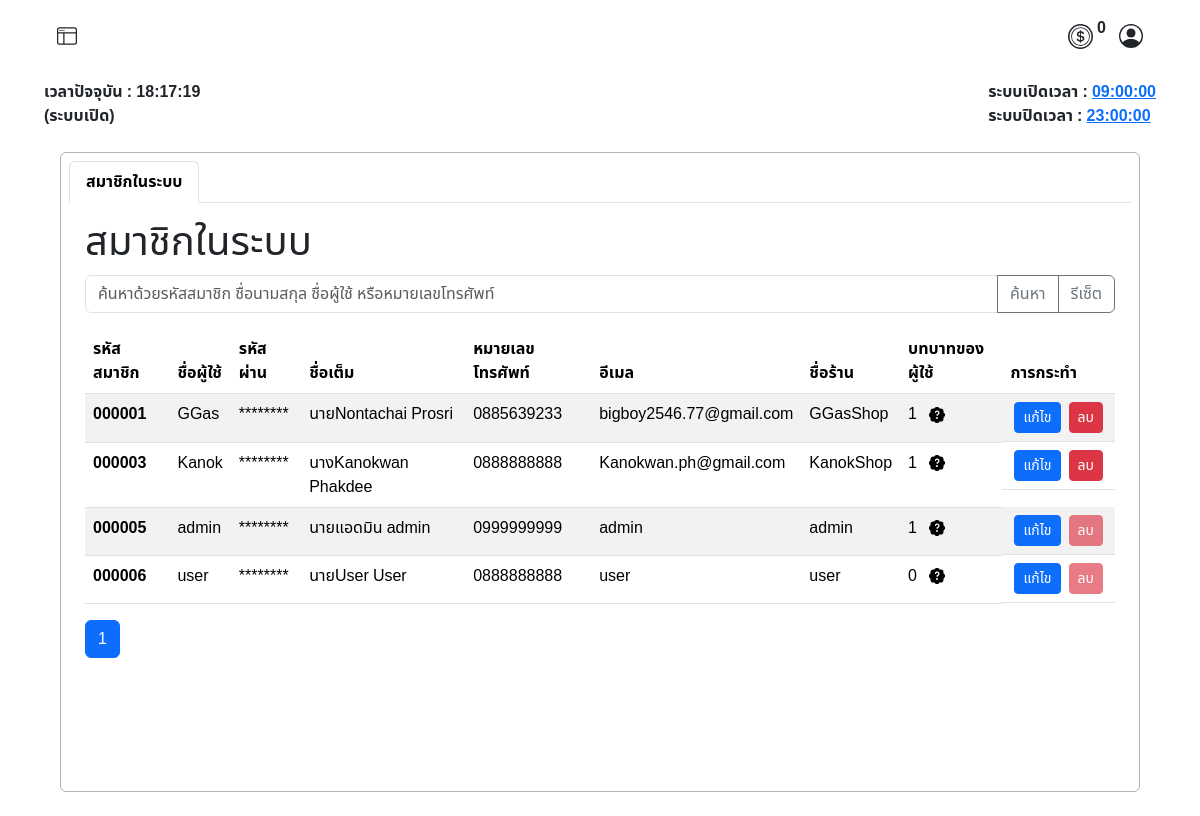
The app's page /admin/view_member.php (signed in), older data.
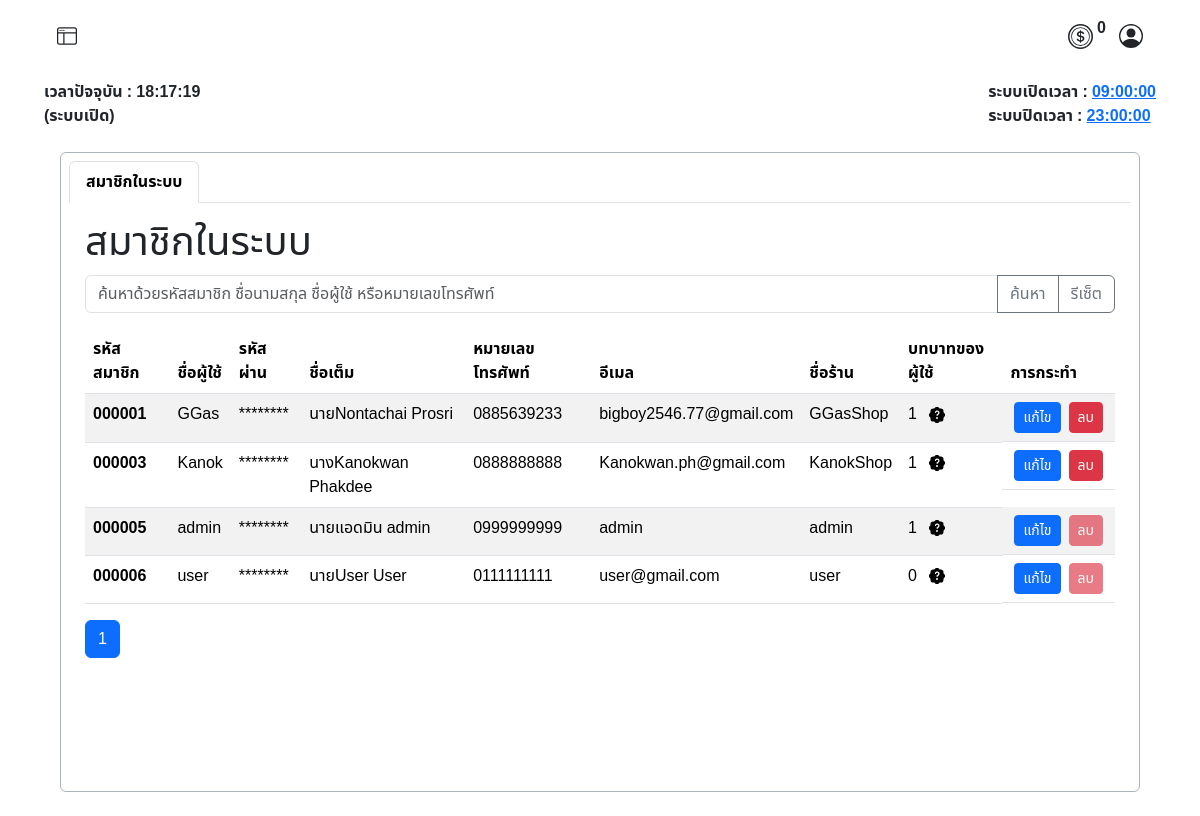
The same page, newer data.
### tables this page shows
CREATE TABLE `tbl_user` (
  `user_id` int(6) UNSIGNED ZEROFILL NOT NULL COMMENT 'รหัสลูกค้า',
  `prefix` enum('นาย','นาง','นางสาว') NOT NULL COMMENT 'คำนำหน้าชื่อ',
  `firstname` varchar(255) NOT NULL COMMENT 'ชื่อ',
  `lastname` varchar(255) NOT NULL COMMENT 'นามสกุล',
  `tel` varchar(11) NOT NULL COMMENT 'เบอร์โทรศัพท์',
  `email` varchar(255) NOT NULL COMMENT 'อีเมลล์',
  `username` varchar(255) NOT NULL COMMENT 'ชื่อผู้ใช้',
  `password` varchar(255) NOT NULL COMMENT 'รหัสผ่าน',
  `userrole` int(3) NOT NULL COMMENT '1=ลูกค้า,2=แอดมิน',
  `shop_name` varchar(50) NOT NULL COMMENT 'ชื่อร้านค้า',
  `token` int(11) NOT NULL,
  `last_login` datetime DEFAULT NULL
);

### admin/view_member.php (the view, shortened to what the changed rows need)
<!DOCTYPE html>
<html lang="en">
<head>
    <link href="https://cdn.jsdelivr.net/npm/bootstrap@5.3.3/dist/css/bootstrap.min.css" rel="stylesheet">
    <link rel="stylesheet" href="../asset/css/font.css">
    <link rel="stylesheet" href="https://cdn.jsdelivr.net/npm/sweetalert2@11/dist/sweetalert2.min.css">
</head>
<body>
    <?php include('./admin_nav.php'); ?>
    <div class="container my-4 p-2 border border-dark-subtle rounded overflow-auto" style="width: 90%; height: 40rem;">
        <div class="tab-content" id="myTabContent">
            <div class="tab-pane fade show active mt-2 mx-2 p-2" id="categort">
                <div>
                    <h1>สมาชิกในระบบ</h1>
                </div>
                <div class="mt-2">
                    <?php
                    $records_per_page = 10;
                    $current_page = isset($_GET['page']) ? (int)$_GET['page'] : 1;
                    $start_from = ($current_page - 1) * $records_per_page;
                    $sql = "SELECT * FROM tbl_user";
                    $sql .= " LIMIT $start_from, $records_per_page";
                    $result = $conn->query($sql);
                    if ($result->num_rows > 0) {
                        echo "<table class='table table-striped'>";
                        echo "<thead>
                <tr>
                    <th>รหัสสมาชิก</th>
                    <th>ชื่อผู้ใช้</th>
                    <th>รหัสผ่าน</th>
                    <th>ชื่อเต็ม</th>
                    <th>หมายเลขโทรศัพท์</th>
                    <th>อีเมล</th>
                    <th>ชื่อร้าน</th>
                    <th>บทบาทของผู้ใช้</th>
                    <th>การกระทำ</th>
                </tr>
                </thead>";
                        echo "<tbody>";
                        while ($row = $result->fetch_assoc()) {
                            $fullmembername = $row["prefix"] . "" . $row["firstname"] . " " . $row["lastname"];
                            $password = htmlspecialchars($row["password"]);
                            $canDelete = (strtotime($row['last_login']) < strtotime('-1 year')) ? '' : 'disabled';
                            echo "<tr data-user-id='" . $row["user_id"] . "'>";
                            echo "<td><strong>" . $row["user_id"] . "</strong></td>";
                            echo "<td>" . $row["username"] . "</td>";
                            echo "<td><span class='password-toggle' data-password='$password'>********</span></td>";
                            echo "<td>" . $fullmembername . "</td>";
                            echo "<td>" . $row["tel"] . "</td>";
                            echo "<td>" . $row["email"] . "</td>";
                            echo "<td>" . $row["shop_name"] . "</td>";
                            echo "<td>" . $row["userrole"] . "
                        <span class='question-icon mx-2' data-bs-toggle='tooltip' data-bs-placement='right' title='0 ผู้ใช้งานทั่วไป<br>1 แอดมิน/ผู้ดูแลระบบ'>
                            <svg xmlns='http://www.w3.org/2000/svg' width='16' height='16' fill='currentColor' class='bi bi-patch-question-fill' viewBox='0 0 16 16'>
                                <path d='M5.933.87a2.89 2.89 0 0 1 4.134 0l.622.638.89-.011a2.89 2.89 0 0 1 2.924 2.924l-.01.89.636.622a2.89 2.89 0 0 1 0 4.134l-.637.622-.011.89a2.89 2.89 0 0 1-2.924 2.924l-.89-.01-.622.636a2.89 2.89 0 0 1-4.134 0l-.622-.637-.89.011a2.89 2.89 0 0 1-2.924-2.924l.01-.89-.636-.622a2.89 2.89 0 0 1 0-4.134l.637-.622-.011-.89a2.89 2.89 0 0 1 2.924-2.924l.89.01zM7.002 11a1 1 0 1 0 2 0 1 1 0 0 0-2 0m1.602-2.027c.04-.534.198-.815.846-1.26.674-.475 1.05-1.09 1.05-1.986 0-1.325-.92-2.227-2.262-2.227-1.02 0-1.792.492-2.1 1.29A1.7 1.7 0 0 0 6 5.48c0 .393.203.64.545.64.272 0 .455-.147.564-.51.158-.592.525-.915 1.074-.915.61 0 1.03.446 1.03.96 0 .556-.433.867-1.014 1.318-.725.485-.947.821-.948 1.27z'/>
                            </svg>
                        </span></td>";
                            echo "<td class='d-flex'>
                    <button class='btn mx-1 btn-sm btn-primary edit-btn' data-bs-toggle='modal' data-bs-target='#editModal' data-user-id='" . $row["user_id"] . "'>แก้ไข</button>
                        <button class='btn mx-1 btn-sm btn-danger delete-btn' $canDelete data-user-id='" . $row["user_id"] . "'>ลบ</button>
                        </td>";
                            echo "</tr>";
                        }
                        echo "</tbody>";
                        echo "</table>";
                    } else {
                        echo "ไม่พบข้อมูล";
                    }
                    ?>
                </div>
            </div>
        </div>
    </div>
</body>
</html>

Row changes from the older to the newer data that the page shows:
changed tbl_user "user": tel "0888888888" → "0111111111"; email "user" → "user@gmail.com"
